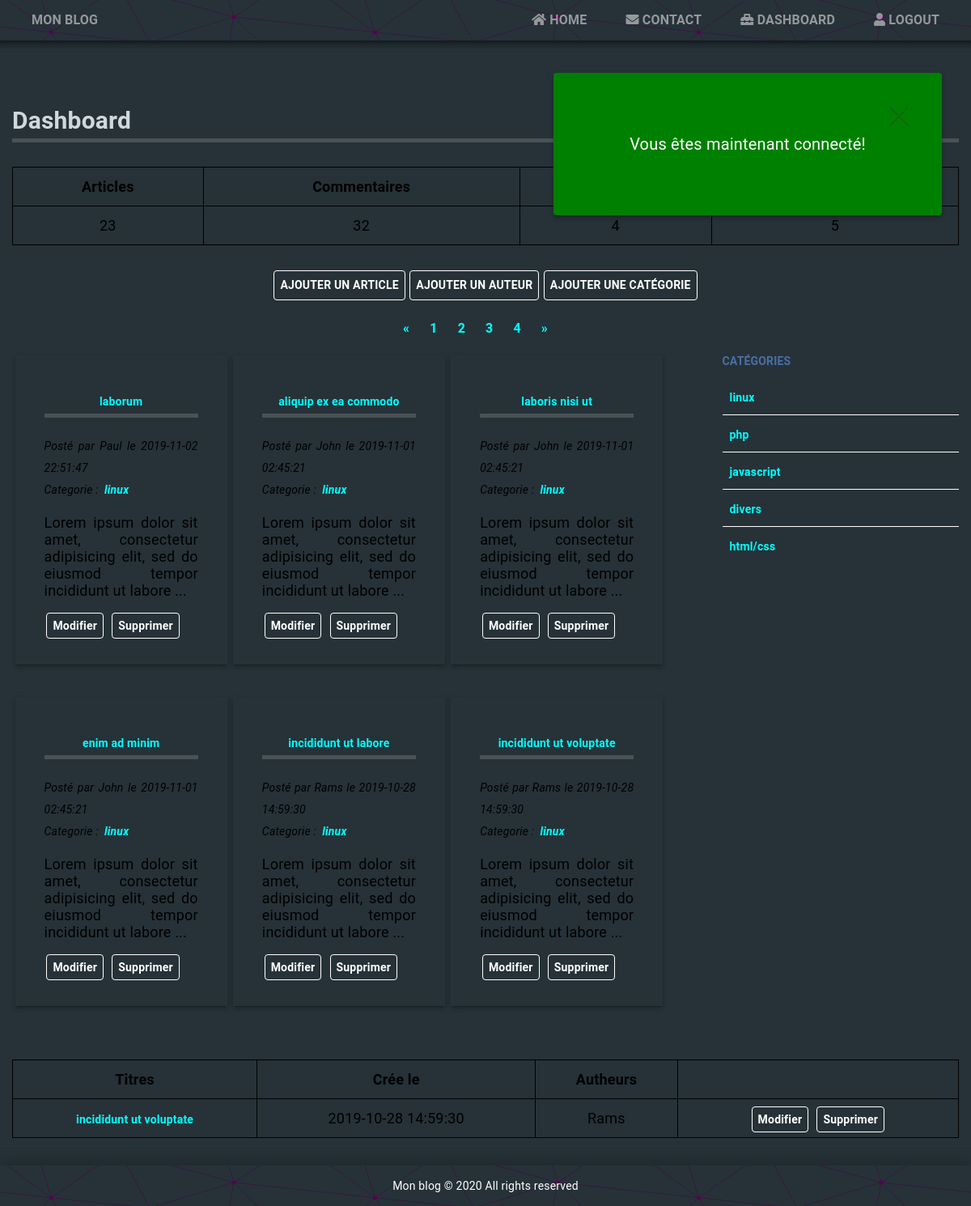
Page /dashboard.php?page=2 (signed in) on the earlier database version.
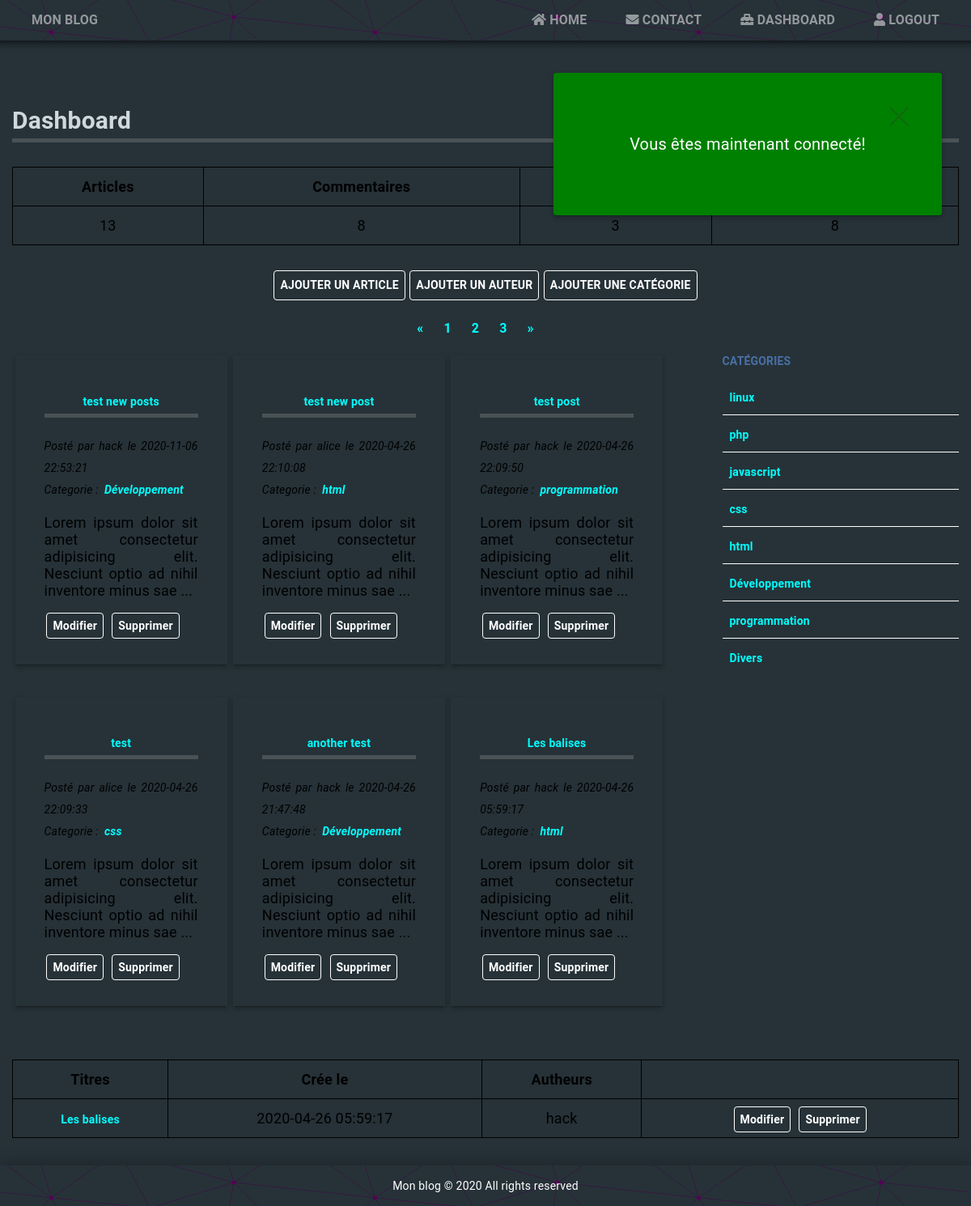
Same page on the later database version.
### tables this page shows
CREATE TABLE `posts` (
  `id` int(11) UNSIGNED NOT NULL,
  `title` varchar(100) NOT NULL,
  `content` text NOT NULL,
  `author_id` tinyint(3) UNSIGNED DEFAULT NULL,
  `category_id` tinyint(3) UNSIGNED DEFAULT NULL,
  `created_at` datetime NOT NULL,
  `updated_at` datetime DEFAULT NULL,
  `published` tinyint(4) DEFAULT NULL
);

CREATE TABLE `authors` (
  `id` int(11) UNSIGNED NOT NULL,
  `authorName` varchar(60) NOT NULL,
  `authorEmail` varchar(100) NOT NULL
);

CREATE TABLE `categories` (
  `id` int(11) UNSIGNED NOT NULL,
  `categoryName` varchar(50) NOT NULL
);

### inc/DatabaseConnection.php (called while the page is built)
<?php
function getDatabase() {
    try {
        $pdo = new PDO('mysql:host=localhost;dbname=project_blog;charset=utf8', 'root', 'root');
        $pdo->setAttribute(PDO::ATTR_ERRMODE, PDO::ERRMODE_EXCEPTION);
        $pdo->exec('SET NAMES "utf8"');
    } catch (\PDOException $e) {
        die('Error: ' . $e->getMessage());
    }
    return $pdo;
}

### dashboard.php (the view, shortened to what this page needs)
<?php
include_once 'inc/DatabaseConnection.php';
$sql = 'SELECT COUNT(*) AS totalPosts FROM posts';
$statement = getDatabase()->query($sql);
$result = $statement->fetch(PDO::FETCH_OBJ);
$totalPosts = $result->totalPosts;
$postPerPage = 6;
$currentPage = 1;
$totalPages = ceil($totalPosts/$postPerPage);
if (isset($_GET['page']) && !empty($_GET['page']) &&
    $_GET['page'] > 0 && $_GET['page'] <= $totalPages)
{
    $currentPage = $_GET['page'] ?? '1';
}
$startCount = ($currentPage - 1) * $postPerPage;
$sql = 'SELECT
            posts.id, title, content, author_id, category_id, created_at,
            authors.authorName,
            categories.categoryName
        FROM posts
        INNER JOIN authors ON posts.author_id = authors.id
        INNER JOIN categories ON posts.category_id = categories.id
        ORDER BY created_at DESC LIMIT
'. $startCount . ',' . $postPerPage;
$statement = getDatabase()->query($sql);
$posts = $statement->fetchAll(PDO::FETCH_OBJ);
$sql = 'SELECT id, categoryName FROM categories';
$statement = getDatabase()->query($sql);
$categories = $statement->fetchAll(PDO::FETCH_OBJ);
$sql = 'SELECT COUNT(*) AS totalAuthors FROM authors';
$statement = getDatabase()->query($sql);
$result = $statement->fetch(PDO::FETCH_OBJ);
$totalAuthors = $result->totalAuthors;
$sql = 'SELECT COUNT(*) AS totalCategories FROM categories';
$statement = getDatabase()->query($sql);
$result = $statement->fetch(PDO::FETCH_OBJ);
$totalCategories = $result->totalCategories;
$sql = 'SELECT COUNT(*) AS totalComments FROM comments';
$statement = getDatabase()->query($sql);
$result = $statement->fetch(PDO::FETCH_OBJ);
$totalComments = $result->totalComments;
?>
<!DOCTYPE html>
<html lang="fr">
<head>
    <link rel="stylesheet" href="https://use.fontawesome.com/releases/v5.11.2/css/all.css">
    <link rel="stylesheet" href="/css/normalize.css">
    <link rel="stylesheet" href="/css/style.css">
</head>
<body>
	<header>
        <section class="container">
            <div class="header-top">
                <a href="/">Mon blog</a>
                <nav>
                    <a href="/index.php"><i class="fas fa-home"></i>&nbsp;Home</a>
                    <a href="/contact.php"><i class="fas fa-envelope"></i>&nbsp;Contact</a>
                    <a href="/dashboard.php"><i class="fas fa-toolbox"></i>&nbsp;Dashboard</a>
                    <a href="/logout.php"><i class="fas fa-user"></i>&nbsp;Logout</a>
                </nav>
            </div>
        </section>
    </header>
    <main class="container">
        <h1>Dashboard</h1>
        <?php if (isset($_SESSION['flashbox'])): ?>
            <?php foreach ($_SESSION['flashbox'] as $type => $message): ?>
    			<section class="flashbox flashbox-<?= $type; ?>">
                    <span class="close"></span>
    				<p><?= $message; ?></p>
    			</section>
    		<?php endforeach ?>
    	<?php endif ?>
        <section class="dashboard">
            <table>
                <thead>
                    <tr>
                        <th>Articles</th>
                        <th>Commentaires</th>
                        <th>Auteurs</th>
                        <th>Catégories</th>
                    </tr>
                </thead>
                <tbody>
                    <tr>
                        <td><?= (int)$totalPosts ?></td>
                        <td><?= (int)$totalComments ?></td>
                        <td><?= (int)$totalAuthors ?></td>
                        <td><?= (int)$totalCategories ?></td>
                    </tr>
                </tbody>
            </table>
            <nav>
                <a class="btn" href="/addpost.php">Ajouter un article</a>
                <a class="btn" href="/addauthor.php">Ajouter un auteur</a>
                <a class="btn" href="/addcategory.php">Ajouter une catégorie</a>
            </nav>
        </section>
        <ul class="pagination">
            <?php if ($currentPage > 1): ?>
                <li class="prev">
                    <a href="/dashboard.php?page=<?= $currentPage - 1 ?>">&laquo;</a>
                </li>
            <?php endif ?>
            <?php for ($index = 1; $index <= $totalPages ; $index++): ?>
                <li>
                    <a href="/dashboard.php?page=<?= $index ?>"><?= $index ?></a>
                </li>
            <?php endfor ?>
            <?php if ($currentPage < $totalPages): ?>
                <li class="next">
                    <a href="/dashboard.php?page=<?= $currentPage + 1 ?>">&raquo;</a>
                </li>
            <?php endif ?>
        </ul>
        <section class="post-content">
            <?php foreach ($posts as $post): ?>
                <article class="card">
                    <h2 class="">
                        <a href="/showpost.php?id=<?= intval($post->id) ?>"><?= htmlspecialchars($post->title, ENT_QUOTES, 'UTF-8') ?></a>
                    </h2>
                    <em>Posté par <?= htmlspecialchars($post->authorName, ENT_QUOTES, 'UTF-8') ?> le <?= $post->created_at ?></em></br>
                    <em>
                        Categorie&nbsp;:
                        <a href="/category.php?id=<?= intval($post->category_id) ?>">
                            &nbsp;<?= htmlspecialchars($post->categoryName, ENT_QUOTES, 'UTF-8') ?>
                        </a>
                    </em>
                    <p><?= nl2br(substr(htmlspecialchars($post->content, ENT_QUOTES, 'UTF-8'), 0, 100)) ?>&nbsp;...</p>
                    <a class="btn" href="/editpost.php?id=<?= intval($post->id) ?>">Modifier</a>
                    <a class="btn" href="/deletepost.php?id=<?= intval($post->id) ?>">Supprimer</a>
                </article>
            <?php endforeach ?>
        </section>
        <aside class="categories">
            <h4>Catégories</h4>
            <ul class="navbar">
                <?php foreach ($categories as $category): ?>
                    <li>
                        <a href="/category.php?id=<?= intval($category->id) ?>">
                            <?= htmlspecialchars($category->categoryName, ENT_QUOTES, 'UTF-8')?>
                        </a>
                    </li>
                <?php endforeach ?>
            </ul>
        </aside>
        <div class="clearfix"></div>
        <section>
            <table>
                <thead>
                    <tr>
                        <th>Titres</th>
                        <th>Crée le</th>
                        <th>Autheurs</th>
                        <th>&nbsp;</th>
                    </tr>
                </thead>
                <tbody>
                    <tr>
                        <td><a href="/showpost.php?id=<?= intval($post->id) ?>"><?= htmlspecialchars($post->title, ENT_QUOTES, 'UTF-8') ?></a></td>
                        <td><?= $post->created_at ?></td>
                        <td><?= htmlspecialchars($post->authorName, ENT_QUOTES, 'UTF-8') ?></td>
                        <td>
                            <a class="btn" href="/editpost.php?id=<?= intval($post->id) ?>">Modifier</a>
                            <a class="btn" href="/deletepost.php?id=<?= intval($post->id) ?>">Supprimer</a>
                        </td>
                    </tr>
                </tbody>
            </table>
        </section>
    </main>
    <footer>
        <p>Mon blog &copy; <?= Date('Y') ?> All rights reserved</p>
    </footer>
</body>
</html>

### css/style.css (style rules this page uses)
:root { --bg-primary: #263238; --text-color: #000; --title-color: #cfd8dc; }
html { height: 100%; font-size: 62.5%; }
body { position: relative; min-height: 100%; padding-bottom: 3em; font-family: Roboto, Oxygen-Sans, Ubuntu, Cantarell, "Helvetica Neue", sans-serif; font-size: 1.8rem; letter-spacing: .01em; text-align: justify; line-height: 1.5; background: var(--bg-primary); }
*, *::before, *::after { -webkit-box-sizing: border-box; -moz-box-sizing: border-box; -o-box-sizing: border-box; box-sizing: border-box; }
.clearfix:after, .clearfix:before { content: ''; display: block; }
.clearfix:after { clear: both; }
.container { margin: 0 auto; width: 100%; }
@media screen and (min-width: 768px) { .container { width: 750px; } }
@media (min-width: 992px) { .container { width: 970px; } }
@media (min-width: 1200px) { .container { width: 1170px; } }
table { display: table; border-collapse: collapse; text-align: center; width: 100%; margin: 3rem 0; }
th, td { padding: 1rem; border: 1px solid #000; }
h1, h2, h3 { margin-top: 0; font-size: 3rem; color: var(--title-color); border-bottom: 5px solid rgba(155, 155, 155, .3); }
p { font: normal 1.8rem 'Roboto', Helvetica, Arial, sans-serif; color: var(--text-color); }
header { position: fixed; top: 0; width: 100%; margin-bottom: 5em; min-height: 50px; box-shadow: 0 0 4px 2px rgba(0, 0, 0, .3), 0 0 4px 5px rgba(0, 0, 0, .2), 0 0 4px 10px rgba(0, 0, 0, .1); background-color: #263238; z-index: 999; }
.header-top { display: flex; justify-content: space-between; align-items: center; min-height: 50px; }
.header-top a { font-size: 1.6rem; }
nav { display: flex; justify-content: center; }
nav > a, .header-top > a { padding: .8em 1.5em; text-transform: uppercase; color: rgba(255, 255, 255, 0.5); }
a { font-size: 1.4rem; font-weight: bold; text-decoration: none; color: rgba(0, 255, 255, 1); }
main { padding-top: 7em; }
.btn, input[type=submit] { padding: .5em; margin: .1em .2em; background-color: transparent; color: white; border: 1px solid #fff; border-radius: 4px; cursor: pointer; }
.post-content { display: -webkit-flex; display: -ms-flex; display: flex; flex-direction: column; }
.card { padding: 2em; margin: .2em; width: 100%; margin-bottom: 2em; box-shadow: 0 4px 6px 0 rgba(0, 0, 0, .14), 0 1px 5px 0 rgba(0, 0, 0, .12), 0 3px 1px -2px rgba(0, 0, 0, .2); }
.card h2 { font-size: 2.4rem; text-align: center; }
.card a { font-size: 1.4rem; text-align: center; }
.card em { font-size: 1.4rem; }
.categories { float: right; width: 25%; }
.categories h4 { font-size: 1.4rem; margin-top: 0; margin-bottom: 1rem; text-transform: uppercase; color: #4a6fa5; }
.categories ul { margin: 0; padding-left: 0; list-style: none; }
.categories ul li { border-bottom: 1px solid #fff; padding: 0.5em; }
.categories ul li:last-child { border: none; }
.post-content { float: left; width: 70%; }
@media (min-width: 992px) { .post-content { display: -webkit-flex; display: -ms-flex; display: flex; flex-flow: row wrap; } }
@media (min-width: 992px) { .card { padding: 2em; margin: .2em; max-width: 32%; margin-bottom: 2em; box-shadow: 0 4px 6px 0 rgba(0, 0, 0, .14), 0 1px 5px 0 rgba(0, 0, 0, .12), 0 3px 1px -2px rgba(0, 0, 0, .2); } }
.pagination { display: -webkit-flex; display: -ms-flex; display: flex; list-style: none; padding-left: 0; justify-content: center; }
.pagination li a { font-size: 1.6rem; padding-right: 2.5rem; }
.flashbox { position: absolute; width: 40%; right: 2em; top: 5em; padding: 2em; border-radius: 4px; box-shadow: 0 4px 6px 0 rgba(0, 0, 0, .14), 0 1px 5px 0 rgba(0, 0, 0, .12), 0 3px 1px -2px rgba(0, 0, 0, .2); }
.flashbox p { padding: 1em; font-size: 2rem; text-align: center; color: #fff; }
.flashbox-success { background: green; }
.flashbox .close { margin: 1em; position: absolute; right: 20px; top: 20px; width: 32px; height: 32px; opacity: 0.3; transition: all 0.3s ease-in; }
.flashbox .close:after, .flashbox .close:before { content: ''; position: absolute; left: 50%; height: 32px; width: 2px; background: #333; }
.flashbox .close:after { transform: rotate(45deg); }
.flashbox .close:before { transform: rotate(-45deg); }
footer { position: absolute; width: 100%; min-height: 50px; bottom: 0; background-color: #263238; box-shadow: 0 -4px 17px 1px rgba(0, 0, 0, 0.2); }
footer p { margin: 0; line-height: 50px; font-size: 1.4rem; text-align: center; color: #fff; }

Differences in the rows shown:
removed posts: title "laborum", author.authorName "Paul", created_at "2019-11-02 22:51:47", category.categoryName "linux", content "Lorem ipsum dolor sit amet, consectetur adipisicing elit, sed do eiusmod tempor incididunt ut labore"
removed posts: title "aliquip ex ea commodo", author.authorName "John", created_at "2019-11-01 02:45:21", category.categoryName "linux", content "Lorem ipsum dolor sit amet, consectetur adipisicing elit, sed do eiusmod tempor incididunt ut labore"
removed posts: title "laboris nisi ut", author.authorName "John", created_at "2019-11-01 02:45:21", category.categoryName "linux", content "Lorem ipsum dolor sit amet, consectetur adipisicing elit, sed do eiusmod tempor incididunt ut labore"
removed posts: title "enim ad minim", author.authorName "John", created_at "2019-11-01 02:45:21", category.categoryName "linux", content "Lorem ipsum dolor sit amet, consectetur adipisicing elit, sed do eiusmod tempor incididunt ut labore"
removed posts: title "incididunt ut labore", author.authorName "Rams", created_at "2019-10-28 14:59:30", category.categoryName "linux", content "Lorem ipsum dolor sit amet, consectetur adipisicing elit, sed do eiusmod tempor incididunt ut labore"
removed posts: title "incididunt ut voluptate", author.authorName "Rams", created_at "2019-10-28 14:59:30", category.categoryName "linux", content "Lorem ipsum dolor sit amet, consectetur adipisicing elit, sed do eiusmod tempor incididunt ut labore"
no longer on this page (row edited): authors: authorName "Rams"
added posts: title "test new posts", author.authorName "hack", created_at "2020-11-06 22:53:21", category.categoryName "Développement", content "Lorem ipsum dolor sit amet consectetur adipisicing elit. Nesciunt optio ad nihil inventore minus sae"
added posts: title "test new post", author.authorName "alice", created_at "2020-04-26 22:10:08", category.categoryName "html", content "Lorem ipsum dolor sit amet consectetur adipisicing elit. Nesciunt optio ad nihil inventore minus sae"
added posts: title "test post", author.authorName "hack", created_at "2020-04-26 22:09:50", category.categoryName "programmation", content "Lorem ipsum dolor sit amet consectetur adipisicing elit. Nesciunt optio ad nihil inventore minus sae"
added posts: title "test", author.authorName "alice", created_at "2020-04-26 22:09:33", category.categoryName "css", content "Lorem ipsum dolor sit amet consectetur adipisicing elit. Nesciunt optio ad nihil inventore minus sae"
added posts: title "another test", author.authorName "hack", created_at "2020-04-26 21:47:48", category.categoryName "Développement", content "Lorem ipsum dolor sit amet consectetur adipisicing elit. Nesciunt optio ad nihil inventore minus sae"
added posts: title "Les balises", author.authorName "hack", created_at "2020-04-26 05:59:17", category.categoryName "html", content "Lorem ipsum dolor sit amet consectetur adipisicing elit. Nesciunt optio ad nihil inventore minus sae"
changed categories: categoryName "divers" → "css"
changed categories: categoryName "html/css" → "html"
added categories: categoryName "Développement"
added categories: categoryName "programmation"
added categories: categoryName "Divers"
added authors: authorName "hack"
Other differences:
$totalPosts: "23" → "13"
$totalComments: "32" → "8"
$totalAuthors: "4" → "3"
$totalCategories: "5" → "8"
list line gone: "4"
